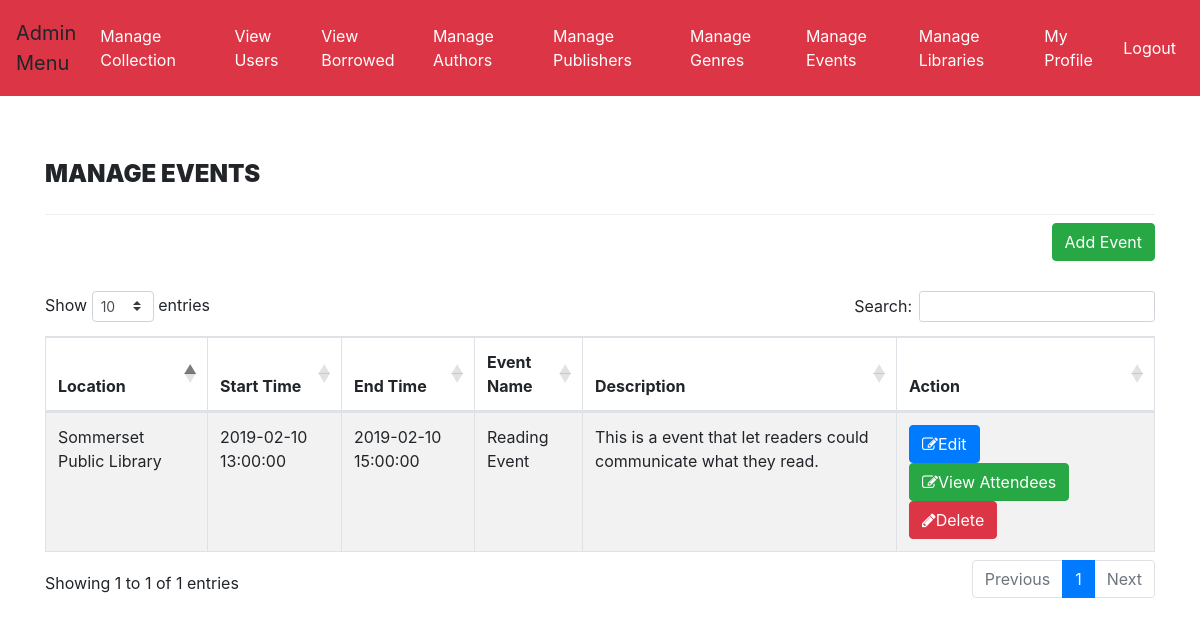
/admin/manage-events.php (signed in), run on the app's committed database.
### tables this page shows
CREATE TABLE `event` (
  `eLocation` varchar(255) NOT NULL,
  `startTime` DATETIME NOT NULL,
  `endTime` DATETIME NOT NULL,
  `eName` varchar(255) NOT NULL,
  `description` varchar(255) NOT NULL
);

### admin/manage-events.php (the view, shortened to what this page needs)
<?php
include('includes/config.php');
if(strlen($_SESSION['alogin'])==0)
    {
header('location:../index.php');
}
else{
    ?>
<!DOCTYPE html>
<html xmlns="http://www.w3.org/1999/xhtml">
<head>
    <link href="assets/css/font-awesome.css" rel="stylesheet" />
    <link href="https://cdnjs.cloudflare.com/ajax/libs/twitter-bootstrap/4.1.3/css/bootstrap.css" rel="stylesheet" />
    <link href="https://cdn.datatables.net/1.10.19/css/dataTables.bootstrap4.min.css" rel="stylesheet" />
    <link href="assets/css/style.css" rel="stylesheet" />
</head>
<body>
<?php include('admin-navbar.php');?>
    <div class="content-wrapper">
         <div class="container">
        <div class="row pad-botm">
            <div class="col-md-12">
                <h4 class="header-line">Manage Events</h4>
                <a href="add-event.php"><button type="button" name="addEvent" class="btn btn-success" style="float:right;">Add Event</button></a>
    </div>
        </div>
            <div class="row">
                <div class="col-md-12">
                    <div class="panel panel-default">
                        <div class="panel-body">
                            <div class="table-responsive">
                                <table class="table table-striped table-bordered table-hover" id="dataTables-example">
                                    <thead>
                                        <tr>
                                            <th>Location</th>
                                            <th>Start Time</th>
                                            <th>End Time</th>
                                            <th>Event Name</th>
                                            <th>Description</th>
                                            <th>Action</th>
                                        </tr>
                                    </thead>
                                    <tbody>
<?php $sql = "SELECT * FROM event ORDER BY startTime DESC";
$query = $dbh -> prepare($sql);
$query->execute();
$results=$query->fetchAll(PDO::FETCH_OBJ);
$num=1;
if($query->rowCount() > 0)
{
foreach($results as $result)
{               ?>
                                        <tr class="odd gradeX">
                                            <td class="center"><?php echo htmlentities($result->eLocation);?></td>
                                            <td class="center"><?php echo htmlentities($result->startTime);?></td>
                                            <td class="center"><?php echo htmlentities($result->endTime);?></td>
                                            <td class="center"><?php echo htmlentities($result->eName);?></td>
                                            <td class="center"><?php echo htmlentities($result->description);?></td>
                                            <td class="center">
                                            <a href="edit-event.php?eLocation=<?php echo htmlentities($result->eLocation);?>&eName=<?php echo htmlentities($result->eName);?>&startTime=<?php echo htmlentities($result->startTime);?>&endTime=<?php echo htmlentities($result->endTime);?>"><button class="btn btn-primary"><i class="fa fa-edit "></i>Edit</button>
                                            <a href="event-users.php?eLocation=<?php echo htmlentities($result->eLocation);?>&eName=<?php echo htmlentities($result->eName);?>&startTime=<?php echo htmlentities($result->startTime);?>&endTime=<?php echo htmlentities($result->endTime);?>"><button class="btn btn-success"><i class="fa fa-edit "></i>View Attendees</button>
                                            <a href="manage-events.php?del=<?php echo htmlentities($result->eLocation);?>&eName=<?php echo htmlentities($result->eName);?>&startTime=<?php echo htmlentities($result->startTime);?>&endTime=<?php echo htmlentities($result->endTime);?>" onclick="return confirm('Are you sure you want to delete?');" >  <button class="btn btn-danger"><i class="fa fa-pencil"></i>Delete</button>
                                            </td>
                                        </tr>
 <?php $num=$num+1;}} ?>
                                    </tbody>
                                </table>
                            </div>
                        </div>
                    </div>
                </div>
            </div>
    </div>
    </div>
</body>
</html>
<?php } ?>

### admin/assets/css/style.css (style rules this page uses)
.content-wrapper { margin-top: 40px; min-height:800px; padding-bottom:90px; }
.header-line { font-weight:900; padding-bottom:25px; border-bottom:1px solid #eeeeee; text-transform:uppercase; }
.pad-botm { padding-bottom:30px; }

### data on the page
event: eLocation "Sommerset Public Library", startTime "2019-02-10 13:00:00", endTime "2019-02-10 15:00:00", eName "Reading Event", description "This is a event that let readers could communicate what they read."
